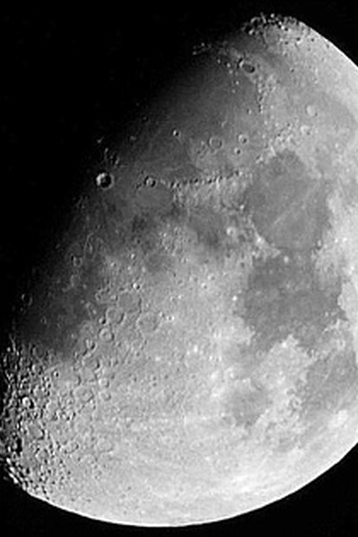
%> input picture Lab2 Image transformation and spatial filtering/matlab/result/_moon_s.jpg (cropped and resized to the size of MATLAB's example picture), 358 x 537 px, given in place of moon.jpg, which was not available
$ octave main_sharpen.m   (GNU Octave 9; MATLAB toolbox functions it lacks are replaced by stand-ins)
%> lines starting %> are read from the running program, lines starting %| are printed output that depends on the picture; pictures that were not available may be replaced by others from this repository, and a replacement may not be noted
%> further down, im is the input picture: size 537x358 uint8; min 0, max 255, mean 107.2
### Lab2 Image transformation and spatial filtering/matlab/mySharpen.m
function [img_2] = mySharpen(img_1)

size_1 = size(img_1);
%> size_1 = [537 358]
h = size_1(1);
%> h = 537
w = size_1(2);
%> w = 358
img_2 = zeros(h, w);

%%边缘延拓两行两列
a = img_1(1,:);
%> a = 358 values, max 5 at index 268, min 0 at index 1, mean 0.425
b = img_1(h,:);
%> b = 358 values, max 6 at index 149, min 0 at index 1, mean 1.9
img_1 = [a;img_1;b];
c = img_1(:,1);
%> c = 539 values, max 160 at index 431, min 0 at index 1, mean 8.07
d = img_1(:,w);
%> d = 539 values, max 255 at index 70, min 0 at index 1, mean 145.1
img_1 = double([c,img_1,d]);
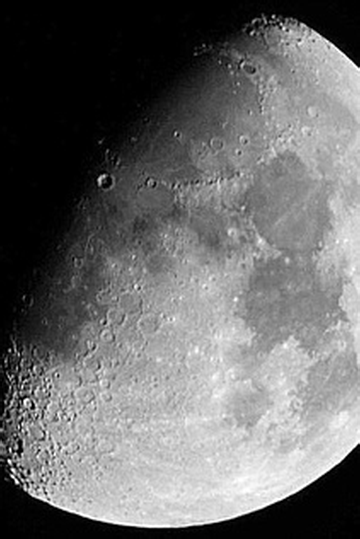
%> img_1: size 539x360 double; min 0, max 255, mean 106.6

%拉普拉斯算子
L = [-1 -1 -1;-1 8 -1;-1 -1 -1];

for i= 1:h
    for j = 1:w
        %im = [img_1(i,j) img_1(i,j+1) img_1(i,j+2);...
        %   img_1(i+1,j) img_1(i+1,j+1) img_1(i+1,j+2);...
        %   img_1(i+2,j) img_1(i+2,j+1) img_1(i+2,j+2)];
        im = img_1(i:i+2,j:j+2);
        img_2(i,j) = round(sum(sum(L.*im)));
        img_2(i,j) = img_2(i,j) + img_1(i+1,j+1);
    end
end
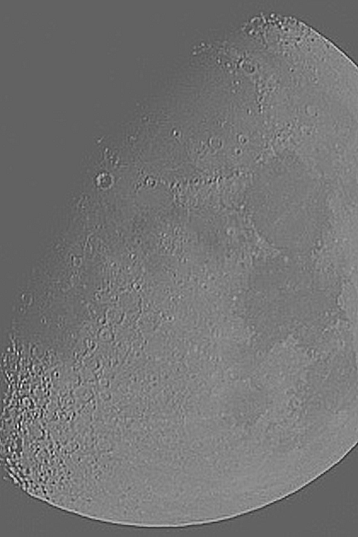
%> img_2: size 537x358 double; min -576, max 918, mean 107.2; drawn with min black and max white

img_2 = im2uint8(img_2/255);
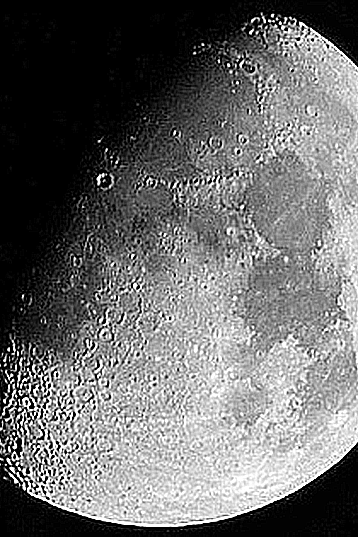
%> img_2: size 537x358 uint8; min 0, max 255, mean 107.4
end

### Lab2 Image transformation and spatial filtering/matlab/main_sharpen.m
%% 请大家完成图像锐化函数 mySharpen.m，然后将本主程序中的变量
%% filename设置‘moon’，运行main_sharpen.m，即可得到图像锐化后的结果
%%
clc;
clear;
close all;

%% 读取图片
filename = 'moon'; %测试图像1
im = imread([filename, '.jpg']);

%% 将图像进行锐化
im_s = mySharpen(im);

%% 将结果保存到当前目录下的result文件夹下
imwrite(im_s, sprintf('result/_%s_s.jpg', filename));

%% 显示结果
figure(1);
subplot(121); imshow(im); title('原图'); axis on
subplot(122); imshow(im_s); title('图像锐化'); axis on
